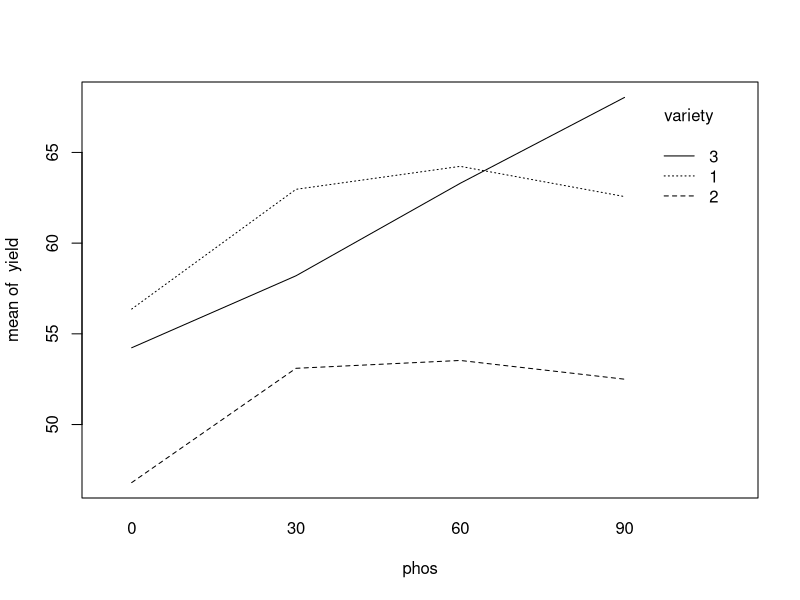

This figure's R source:

## ST512 
## Author: Prof Ryan Martin (www4.stat.ncsu.edu/~rmartin)
## R code for Example 18.1 in Ott & Longnecker

library(lme4)
library(lmerTest)

soybean <- read.table(file="data/example_18-1.txt", header=TRUE)
print(soybean)

soybean$field <- factor(soybean$field)
soybean$phos <- factor(soybean$phos)
soybean$variety <- factor(soybean$variety)

with(soybean, interaction.plot(phos, variety, yield))

o <- lmer(yield ~ variety * phos + (1 | field) + (1 | variety:field), data=soybean)
summary(o, correlation=FALSE)
anova(o)
